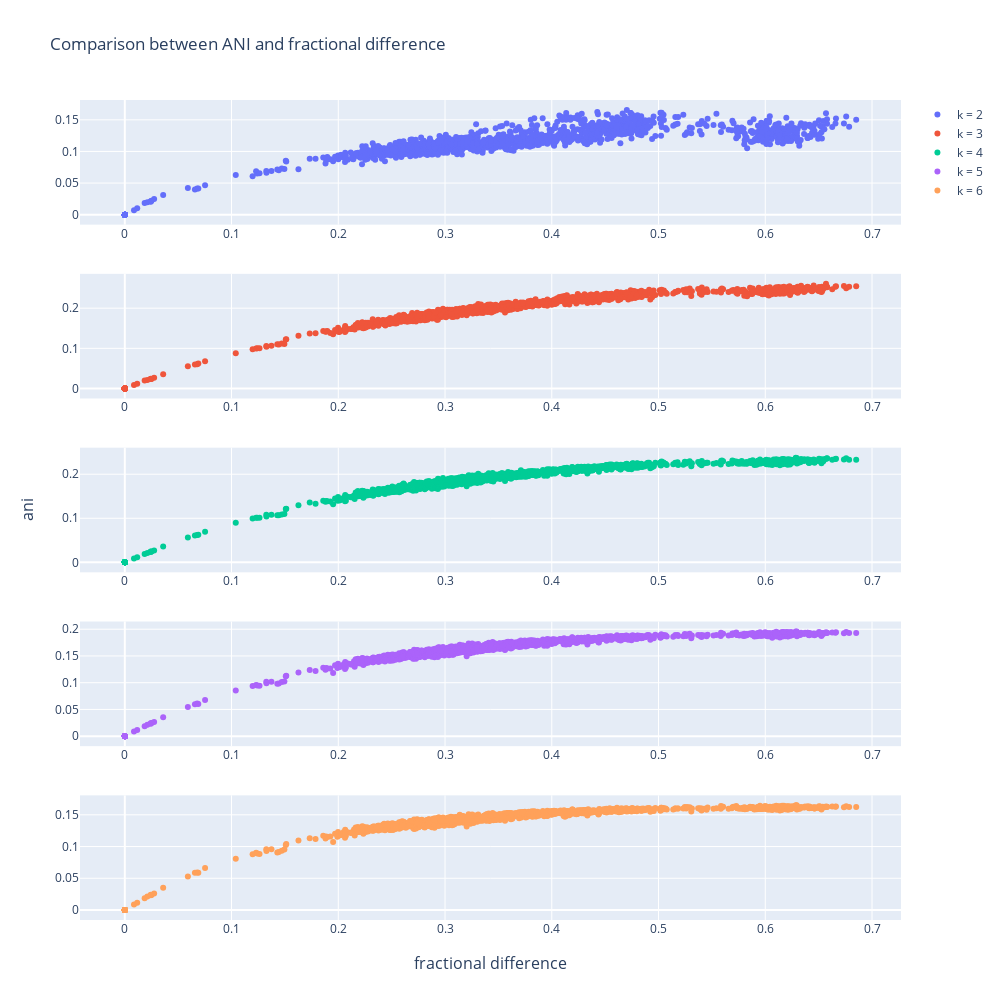

Notebook source saved alongside this figure:
### Code cell
fig = make_subplots(rows=5, cols=1,
x_title="fractional difference", y_title="ani")

fig.add_trace(go.Scatter(
    x=aa_frac_diff,
    y=aa_anis_k_2,
    mode='markers',
    name='k = 2'
), row=1, col=1)

fig.add_trace(go.Scatter(
    x=aa_frac_diff,
    y=aa_anis_k_3,
    mode='markers',
    name='k = 3'
), row=2, col=1)

fig.add_trace(go.Scatter(
    x=aa_frac_diff,
    y=aa_anis_k_4, 
    mode='markers',
    name='k = 4'
), row=3, col=1)

fig.add_trace(go.Scatter(
    x=aa_frac_diff,
    y=aa_anis_k_5, 
    mode='markers',
    name='k = 5'
), row=4, col=1)

fig.add_trace(go.Scatter(
    x=aa_frac_diff,
    y=aa_anis_k_6, 
    mode='markers',
    name='k = 6'
), row=5, col=1)

fig.update_layout(height=1000, width=1000, title_text="Comparison between ANI and fractional difference")
fig.show()

### Figure 1 — Plotly figure (JSON) as saved in the notebook; plotly's stock layout.template omitted (floating-point values rounded to 4 significant figures; data arrays with more than 128 entries replaced by an {"elided": "..."} marker saying what was removed)
{"data": [{"mode": "markers", "name": "k = 2", "type": "scatter", "x": {"elided": "1540 float values"}, "xaxis": "x", "y": {"elided": "1540 float values"}, "yaxis": "y"}, {"mode": "markers", "name": "k = 3", "type": "scatter", "x": {"elided": "1540 float values"}, "xaxis": "x2", "y": {"elided": "1540 float values"}, "yaxis": "y2"}, {"mode": "markers", "name": "k = 4", "type": "scatter", "x": {"elided": "1540 float values"}, "xaxis": "x3", "y": {"elided": "1540 float values"}, "yaxis": "y3"}, {"mode": "markers", "name": "k = 5", "type": "scatter", "x": {"elided": "1540 float values"}, "xaxis": "x4", "y": {"elided": "1540 float values"}, "yaxis": "y4"}, {"mode": "markers", "name": "k = 6", "type": "scatter", "x": {"elided": "1540 float values"}, "xaxis": "x5", "y": {"elided": "1540 float values"}, "yaxis": "y5"}], "layout": {"annotations": [{"font": {"size": 16}, "showarrow": false, "text": "fractional difference", "x": 0.5, "xanchor": "center", "xref": "paper", "y": 0, "yanchor": "top", "yref": "paper", "yshift": -30}, {"font": {"size": 16}, "showarrow": false, "text": "ani", "textangle": -90, "x": 0, "xanchor": "right", "xref": "paper", "xshift": -40, "y": 0.5, "yanchor": "middle", "yref": "paper"}], "height": 1000, "title": {"text": "Comparison between ANI and fractional difference"}, "width": 1000, "xaxis": {"anchor": "y", "domain": [0, 1]}, "xaxis2": {"anchor": "y2", "domain": [0, 1]}, "xaxis3": {"anchor": "y3", "domain": [0, 1]}, "xaxis4": {"anchor": "y4", "domain": [0, 1]}, "xaxis5": {"anchor": "y5", "domain": [0, 1]}, "yaxis": {"anchor": "x", "domain": [0.848, 1]}, "yaxis2": {"anchor": "x2", "domain": [0.636, 0.788]}, "yaxis3": {"anchor": "x3", "domain": [0.424, 0.576]}, "yaxis4": {"anchor": "x4", "domain": [0.212, 0.364]}, "yaxis5": {"anchor": "x5", "domain": [0, 0.152]}}}
